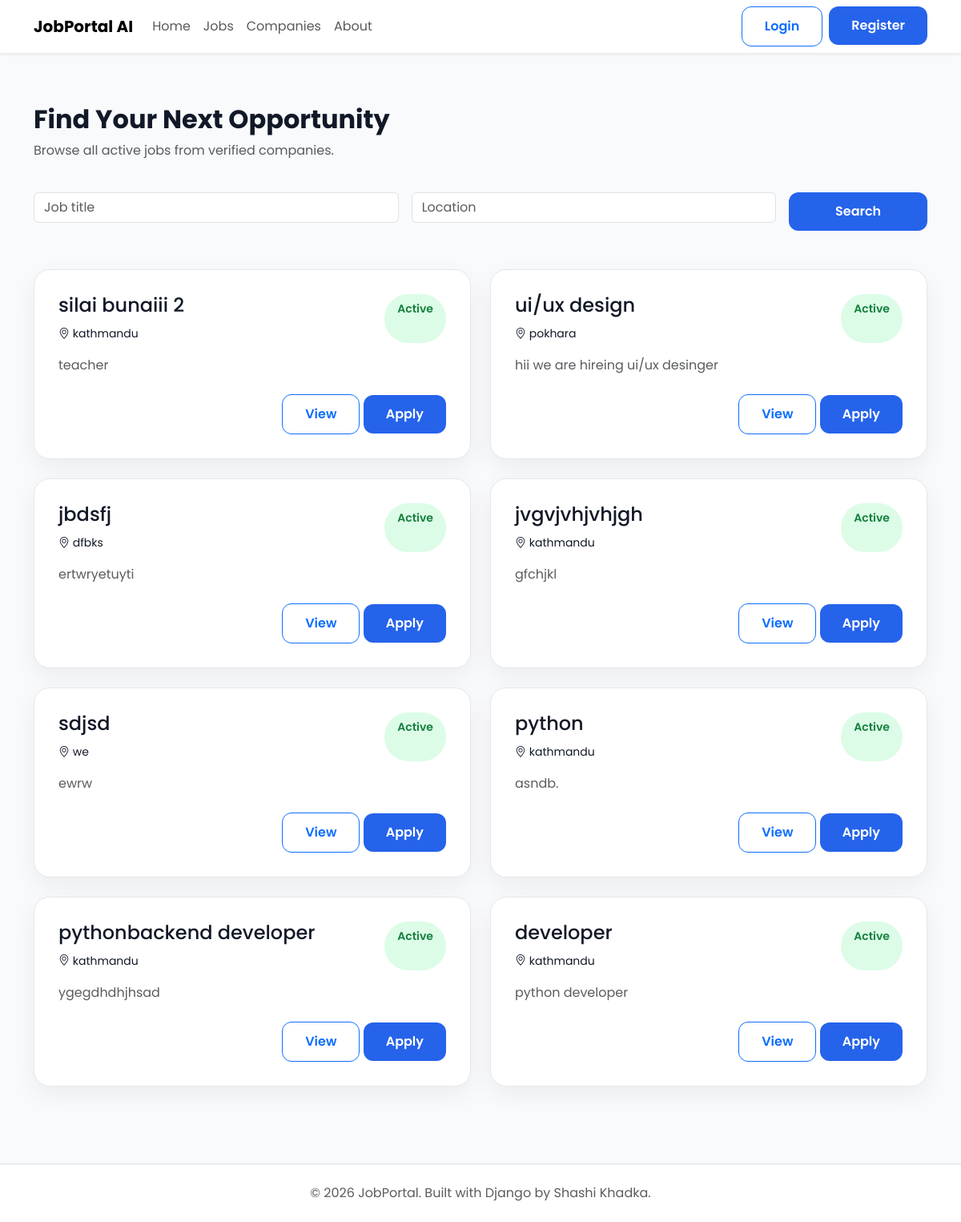
Screenshot of /jobs/ with the database file from the repository.
### jobs/models.py (models this page shows, shortened)
class Job(models.Model):
    class EmploymentType(models.TextChoices):
        FULL_TIME = "Full Time"
        PART_TIME = "Part Time"
        INTERNSHIP = "Internship"
        CONTRACT = "Contract"
    class ExperienceLevel(models.TextChoices):
        ENTRY =  "Entry Level"
        MID =  "Mid Level"
        SENIOR = "Senior Level"
    company = models.ForeignKey(Company,on_delete=models.CASCADE,related_name="jobs")
    title = models.CharField(max_length=200)
    slug = models.SlugField(unique=True,blank=True)
    description = models.TextField()
    location = models.CharField(max_length=150)
    employment_type = models.CharField(max_length=20,choices=EmploymentType.choices)
    experience_level = models.CharField( max_length=20, choices=ExperienceLevel.choices )
    salary_min = models.PositiveIntegerField()
    salary_max = models.PositiveIntegerField()
    vacancies = models.PositiveIntegerField(default=1)
    deadline = models.DateField()
    is_active = models.BooleanField(default=True)
    created_at = models.DateTimeField(auto_now_add=True)
    updated_at = models.DateTimeField(auto_now=True)

### landingpage/views.py (the view)
# urls.py: path("jobs/", PublicJobListView.as_view(), name="job-list"),
class PublicJobListView(ListView):
    model = Job
    template_name = "jobs/public_job_list.html"
    context_object_name = "jobs"
    paginate_by = 10
    def get_queryset(self):
        queryset = Job.objects.filter(is_active=True)
        keyword = self.request.GET.get("keyword")
        location = self.request.GET.get("location")
        if keyword:
            queryset = queryset.filter(title__icontains=keyword)
        if location:
            queryset = queryset.filter(location__icontains=location)
        return queryset.order_by("-created_at")

### templates/jobs/public_job_list.html (shortened to what this page needs)
{% extends "public_base.html" %}
{% block content %}
<div class="container py-5">
    <div class="row mb-4">
        <div class="col-lg-8">
            <h2 class="fw-bold">
                Find Your Next Opportunity
            </h2>
            <p class="text-muted">
                Browse all active jobs from verified companies.
            </p>
        </div>
    </div>
    <form method="GET" class="row g-3 mb-5">
        <div class="col-md-5">
            <input
                type="text"
                class="form-control"
                name="keyword"
                placeholder="Job title"
                value="{{ request.GET.keyword }}">
        </div>
        <div class="col-md-5">
            <input
                type="text"
                class="form-control"
                name="location"
                placeholder="Location"
                value="{{ request.GET.location }}">
        </div>
        <div class="col-md-2">
            <button class="btn btn-primary w-100">
                Search
            </button>
        </div>
    </form>
    <div class="row g-4">
        {% for job in jobs %}
        <div class="col-lg-6">
            <div class="job-card">
                <div class="d-flex justify-content-between">
                    <div>
                        <h4>
                            {{ job.title }}
                        </h4>
                        <small>
                            <i class="bi bi-geo-alt"></i>
                            {{ job.location }}
                        </small>
                    </div>
                 <span class="status-badge">
                   Active
                 </span>
                </div>
                <p class="mt-3 text-muted">
                    {{ job.description|truncatewords:25 }}
                </p>
                <div class="d-flex justify-content-between align-items-center mt-4">
                    <div>
                        <a href="{% url 'job-detail' job.pk %}"
                           class="btn btn-outline-primary">
                            View
                        </a>
                        <a href="{% url 'apply-job' job.pk %}"
                           class="btn btn-primary">
                            Apply
                        </a>
                    </div>
                </div>
            </div>
        </div>
        {% empty %}
        <div class="text-center py-5">
            <h4>
                No Jobs Found
            </h4>
        </div>
        {% endfor %}
    </div>
</div>
{% endblock %}

### static/css/style.css (style rules this page uses)
* { margin:0; padding:0; box-sizing:border-box; }
body { font-family:'Poppins',sans-serif; background:var(--light); color:var(--dark); }
a { text-decoration:none; }

### static/css/home.css (style rules this page uses)
:root { --primary:#2563eb; --primary-dark:#1d4ed8; --success:#16a34a; --warning:#f59e0b; --danger:#ef4444; --text:#111827; --text-light:#6b7280; --border:#e5e7eb; --white:#ffffff; --background:#f8fafc; --radius:18px; --shadow:0 10px 30px rgba(0,0,0,.06); --shadow-hover:0 18px 40px rgba(37,99,235,.15); }
body { background:var(--background); font-family:"Poppins",sans-serif; color:var(--text); }
a { text-decoration:none; }
.btn-primary { background:var(--primary); border:none; border-radius:12px; font-weight:600; padding:12px 28px; }
.btn-outline-primary { border-radius:12px; font-weight:600; padding:12px 28px; }
.job-card { background:#ffffff; border:1px solid #e5e7eb; border-radius:20px; padding:30px; transition:.3s; height:100%; box-shadow:var(--shadow); }
.status-badge { display:inline-block; padding:8px 16px; border-radius:30px; background:#dcfce7; color:#15803d; font-size:14px; font-weight:600; }

### rows the page displays
Job: title "silai bunaiii 2", location "kathmandu", description "teacher"
Job: title "ui/ux design", location "pokhara", description "hii we are hireing ui/ux desinger"
Job: title "jbdsfj", location "dfbks", description "ertwryetuyti"
Job: title "jvgvjvhjvhjgh", location "kathmandu", description "gfchjkl"
Job: title "sdjsd", location "we", description "ewrw"
Job: title "python", location "kathmandu", description "asndb."
Job: title "pythonbackend developer", location "kathmandu", description "ygegdhdhjhsad"
Job: title "developer", location "kathmandu", description "python developer"
